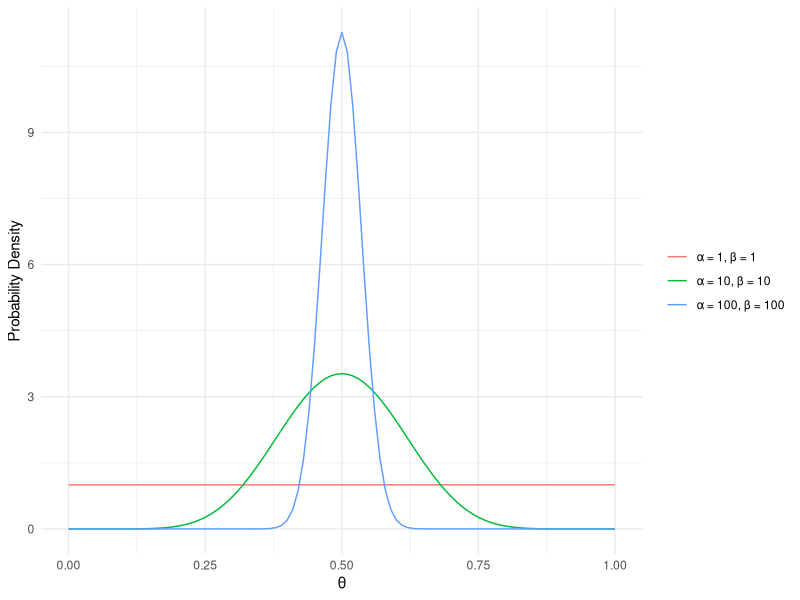
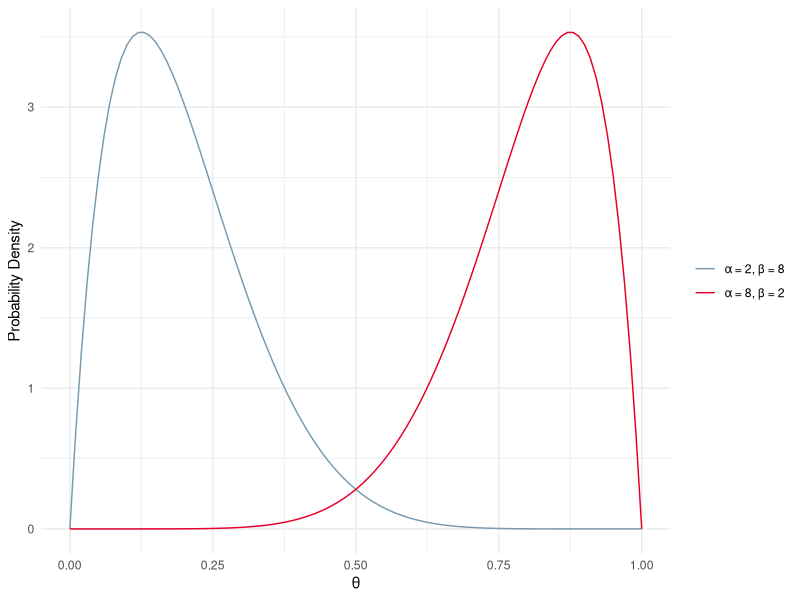
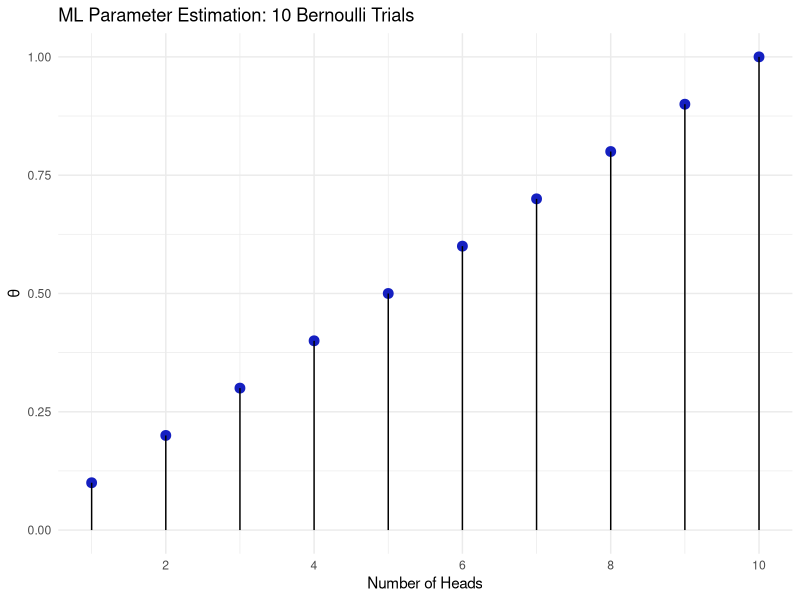
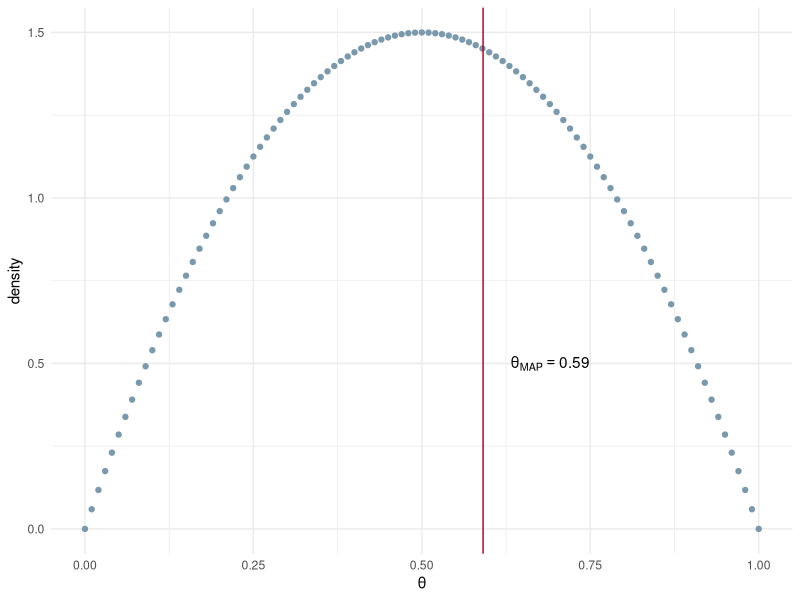
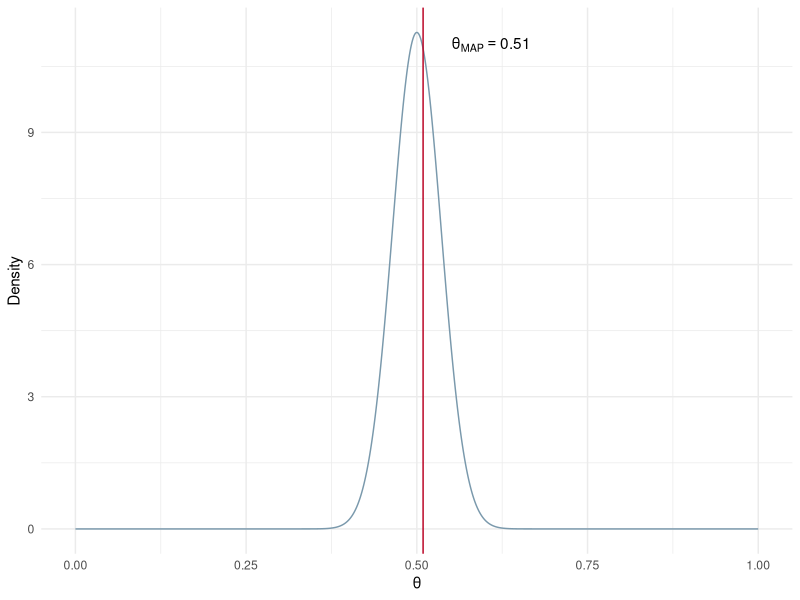
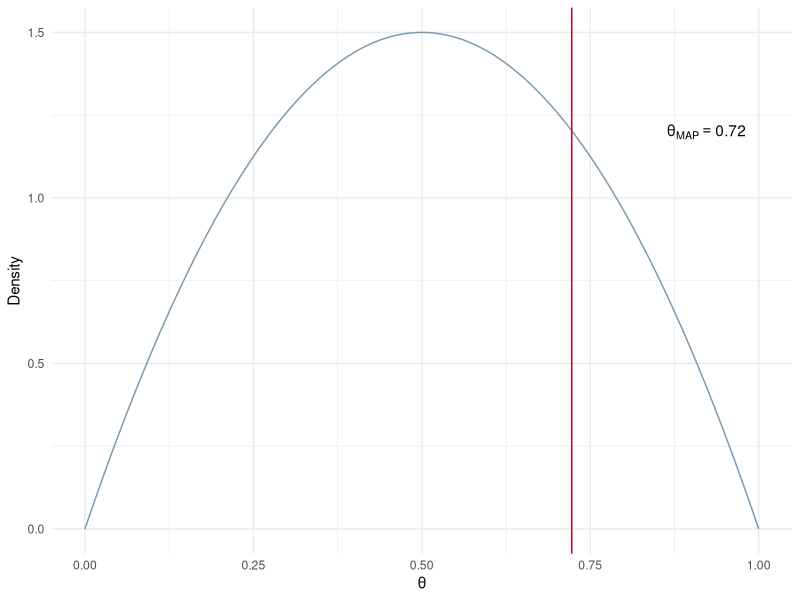
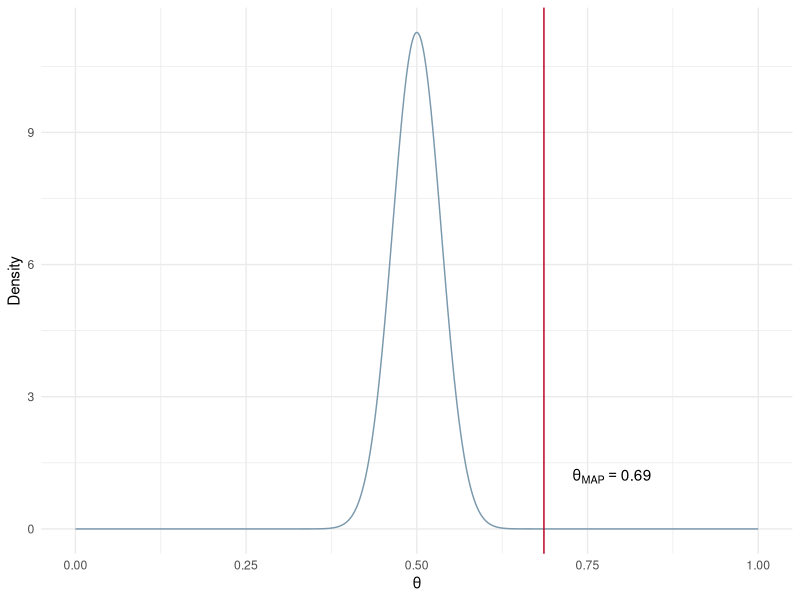
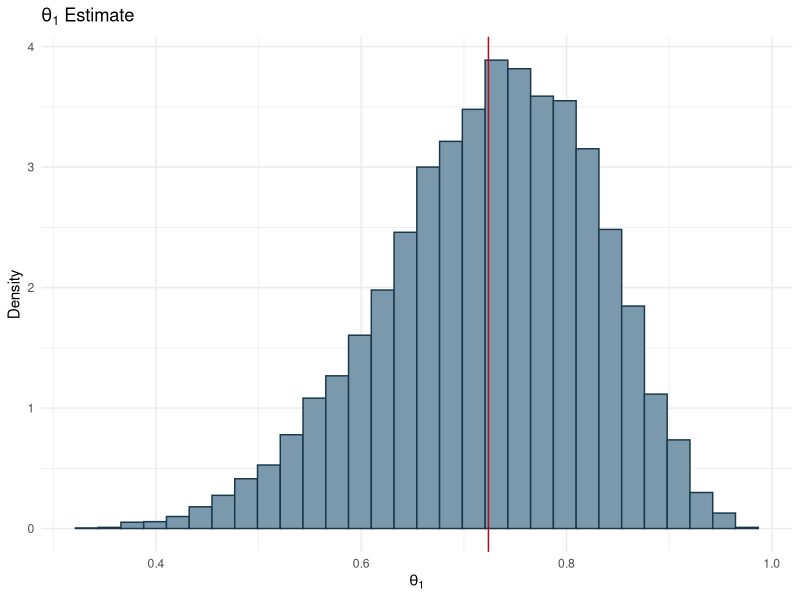

Write R code to recreate these figures, in order.
## ---- chunk 1
library(tidyverse)
a <- c(1, 10, 100)
b <- c(1, 10, 100)
params <- cbind(a,b)
ds <- NULL
n <- seq(0,1,0.01)
for(i in 1:nrow(params)){
  ds <- rbind(data.frame(x = n, y = dbeta(n, params[i,1], params[i,2]),
                             parameters = paste0("\U03B1 = ",params[i,1],
                                                 ", \U03B2 = ", params[i,2])), ds)
}

ggplot(ds, aes(x = x, y = y, color=parameters)) + geom_line() + 
  labs(x = '\U03B8', y = 'Probability Density') +
  scale_color_discrete(name=NULL) + theme_minimal()

## ---- chunk 2
a <- c(8, 2)
b <- c(2, 8)
params <- cbind(a,b)
ds <- NULL
n <- seq(0,1,0.01)
for(i in 1:nrow(params)){
  ds <- rbind(data.frame(x = n, y = dbeta(n, params[i,1], params[i,2]),
                             parameters = paste0("\U03B1 = ",params[i,1],
                                                 ", \U03B2 = ", params[i,2])), ds)
}

ggplot(ds, aes(x = x, y = y, color=parameters)) + geom_line() + 
  labs(x = '\U03B8', y = 'Probability Density') +
  scale_color_manual(name=NULL, values = c("#7A99AC", "#E4002B")) + theme_minimal()

## ---- chunk 3
heads = 1:10
flips = 10
ds <- data.frame(heads, flips = rep(flips, length(heads)))
ds$theta <- ds$heads/ds$flips


ggplot(ds, aes(x = heads,
               y = theta)) + 
  geom_point(color ='#1520c1', size = 3) + 
  geom_linerange(aes(x=heads,
                     y=NULL, ymax=theta,
                     ymin=0)) +
  scale_x_continuous(breaks = seq(0,10,2), labels = seq(0,10,2)) + 
  labs(y='\U03B8', x="Number of Heads", title ="ML Parameter Estimation: 10 Bernoulli Trials") +
  theme(plot.title = element_text(hjust = 0.5)) + theme_minimal()
## ---- chunk 4
# description:
# ml will yeild the expected average and is not effected by the prior
# map uses a weak assumption - uniform density for all values of theta
# this results in a theta_map value very similar to the ml value
n <- 20
heads <- 12
tails <- 8


# ml
ml_theta <- heads/n
# map
B <- 2
alpha <- 2

map_theta <- (heads + alpha - 1)/(heads + tails + alpha + B -2)
possible_theta <- seq(0,1,0.01)
beta_ds <- data.frame(theta = possible_theta, density = dbeta(possible_theta, alpha,B))
ggplot(beta_ds, aes(x = theta, y = density)) + geom_point(color='#7A99AC') + 
  geom_vline(xintercept=map_theta, color = '#ba0223') + 
  annotate("text", x = map_theta + 0.1, y=0.5, label= paste("\U03B8[MAP]==", round(map_theta,2)), parse=T)+
  labs(x='\U03B8') + theme_minimal()

## ---- chunk 5
# description:
# the strong assumption of a 'fair' coin prior reduces the width of the 
# distribution, i.e. much higher probability density near theta (p) of 0.5
# This forces the MAP theta value to stay much closer to the prior due to the 
# small amount of observed evidence

n <- 20
heads <- 12
tails <- 8


# ml
ml_theta <- heads/n
# map
B <- 100
alpha <- 100

map_theta <- (heads + alpha - 1)/(heads + tails + alpha + B -2)
possible_theta <- seq(0,1,0.001)
beta_ds <- data.frame(theta = possible_theta, density = dbeta(possible_theta, alpha,B))
ggplot(beta_ds, aes(x = theta, y = density)) + geom_line(color='#7A99AC') + 
  geom_vline(xintercept=map_theta, color = '#ba0223') + 
  annotate("text", x = map_theta + 0.1, y=11, label= paste("\U03B8[MAP]==", round(map_theta,2)), parse=T)+
  labs(x='\U03B8', y = 'Density') + theme_minimal()

## ---- chunk 6
# description
# high number of observed samples (evidence)
# weak prior - uniform 
# ml and map are close to one another - close... as expected
n <- 1000
heads <- 723
tails <- n-heads


# ml
ml_theta <- heads/n
# map
B <- 2
alpha <- 2
map_theta <- (heads + alpha - 1)/(heads + tails + alpha + B -2)
possible_theta <- seq(0,1,0.001)
beta_ds <- data.frame(theta = possible_theta, density = dbeta(possible_theta, alpha,B))
ggplot(beta_ds, aes(x = theta, y = density)) + geom_line(color='#7A99AC') + 
  geom_vline(xintercept=map_theta, color = '#ba0223') + 
  annotate("text", x = map_theta + 0.2, y=1.2, label= paste("\U03B8[MAP]==", round(map_theta,2)), parse=T)+
  labs(x='\U03B8', y = 'Density') + theme_minimal()
## ---- chunk 7

n <- 1000
heads <- 723
tails <- n-heads


# ml
ml_theta <- heads/n
# map
B <- 100
alpha <- 100
possible_theta <- seq(0,1,0.001)
beta_ds <- data.frame(theta = possible_theta, density = dbeta(possible_theta, alpha,B))
map_theta <- (heads + alpha - 1)/(heads + tails + alpha + B -2)
ggplot(beta_ds, aes(x = theta, y = density)) + 
  geom_line(color='#7A99AC') + 
  geom_vline(xintercept=map_theta, color = '#ba0223') + 
  annotate("text", x = map_theta + 0.1, y=1.2, label= paste("\U03B8[MAP]==", round(map_theta,2)), parse=T)+
  labs(x='\U03B8', y = 'Density') + theme_minimal()
## ---- chunk 8
a = 2
b = 2

z1 = 11
N1 = 14
z2 = 7
N2 = 14


theta = rep(0.5,2)
niters = 10000
burnin = 500

thetas = matrix(0, nrow = (niters-burnin), ncol=2)
for (i in 1:niters){

  theta1 = rbeta(n = 1, shape1 = a + z1, shape2 = b + N1 - z1)
  # get value theta2| all other vars
  theta2 = rbeta(n = 1, shape1 = a + z2, shape2 =b + N2 - z2)
  
  if (i >= burnin){
    thetas[(i-burnin), ] = c(theta1, theta2)
  }
}


ds <- data.frame(theta1 = thetas[,1], theta2= thetas[,2])
ggplot(ds, aes(x=theta1)) + geom_histogram(aes(y=..density..),color='#1A384A', fill='#7A99AC') + 
  labs(title = expression(theta[1]~Estimate), x=expression(theta[1]), y = 'Density') + 
  geom_vline(xintercept = mean(ds$theta1), color='#b7091a') +
  theme_minimal()
## ---- chunk 9
ggplot(ds, aes(x=theta2)) + geom_histogram(aes(y=..density..),color='#1A384A', fill='#7A99AC') + 
  labs(title = expression(theta[2]~Estimate), x=expression(theta[2]), y = 'Density') + 
  geom_vline(xintercept = mean(ds$theta2), color='#b7091a') + 
  theme_minimal()
